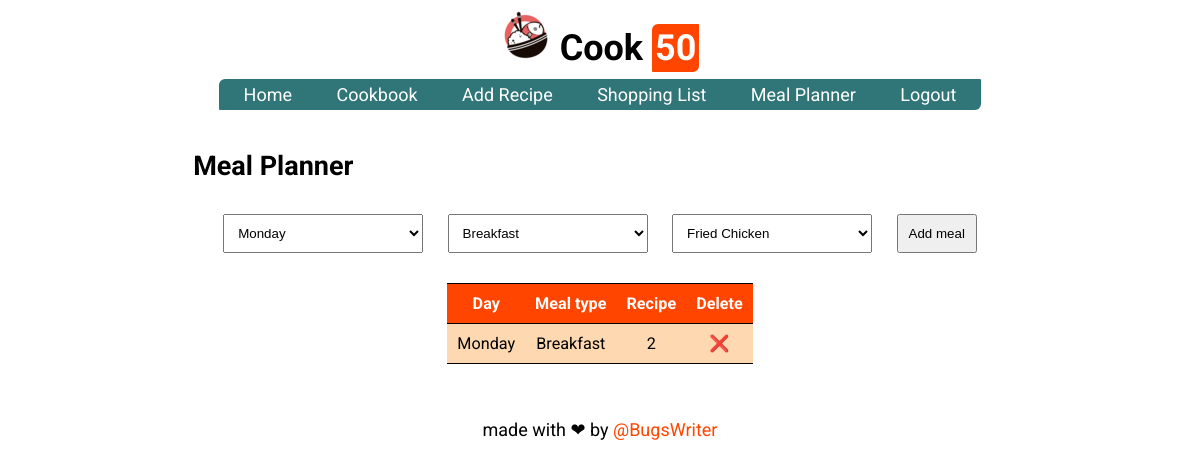
The page /meal_planner (signed in) on the database its author committed.
### tables this page shows
CREATE TABLE meal_planner(
    day TEXT NOT NULL,
    meal_type TEXT NOT NULL,
    recipe_id INT NOT NULL,
    user_id INT NOT NULL,
    FOREIGN KEY(recipe_id) REFERENCES recipe(rowid)
    FOREIGN KEY(user_id) REFERENCES user(rowid)
);

### cookpkg/routes.py (the view)
@app.route("/meal_planner", methods=["GET", "POST"])
def meal_planner():
    if not request.cookies.get("user_id"):
        return redirect(url_for("login"))
    uid = request.cookies.get("user_id")
    if request.method == "POST":
        day = request.form["d"]
        meal_type = request.form["mt"]
        recipe = request.form["rid"]
        crud_add_meal(day, meal_type, recipe, uid)
    mp = crud_get_meal(uid)
    recipes = crud_get_recipes(uid)
    return render_template("meal_planner.html", recipes=recipes, mp=mp)

### cookpkg/crud.py (called while the page is built)
def crud_get_recipes(uid):
    conn = sqlite3.connect(DB_NAME)
    c = conn.cursor()
    data = []
    sql = "SELECT rowid, * FROM recipe WHERE user_id='{}'".format(uid)
    for row in c.execute(sql):
        data.append(list(row))
    conn.close()
    return data

def crud_get_meal(uid):
    conn = sqlite3.connect(DB_NAME)
    c = conn.cursor()
    try:
        sql = "SELECT rowid, * FROM meal_planner WHERE user_id={}".format(uid)
        data = []
        for row in c.execute(sql):
            data.append(list(row))
    except sqlite3.Error as e:
        print("An error occured: ", e.args[0])
    return data

### cookpkg/templates/meal_planner.html (shortened to what this page needs)
{% extends "layout.html" %}
{% block content %}
<h2>Meal Planner</h2>
<form method="POST" class="form slform">
  <select name="d">
    <option>Monday</option>
  </select>
  <select name="mt">
    <option value="Breakfast">Breakfast</option>
  </select>
  <select name="rid">
    {% for recipe in recipes %}
    <option value="{{ recipe[0] }}">{{ recipe[1] }}</option>
    {% endfor %}
  </select>
  <input type="submit" value="Add meal">
</form>
<div class="result-box">
  <table>
    <tr>
      <th>Day</th>
      <th>Meal type</th>
      <th>Recipe</th>
      <th>Delete</th>
    </tr>
    {% for meal in mp %}
    <tr>
      <td>{{ meal[1] }}</td>
      <td>{{ meal[2] }}</td>
      <td>{{ meal[3] }}</td>
      <td><a href="/delete_meal?id={{ meal[0] }}">❌</a></td>
    </tr>
    {% endfor %}
  </table>
</div>
{% endblock content %}

### cookpkg/static/css/style.css (style rules this page uses)
:root { --color01: #FFA500; --color02: #FF8C00; --color03: #FF7F50; --color04: #FF6347; --color05: #FF4500; --color06: #FED8B1; --fontsize: 18px; --font: "Roboto" }
body { width: fit-content; margin: auto; font-family: var(--font), sans-serif; font-size: var(--fontsize); }
body a { color: var(--color05); text-decoration: none; }
.result-box { width: fit-content; margin: auto; font-size: 90%; }
.result-box table { border-collapse: collapse; }
.result-box td, th { text-align: center; padding: 10px; }
.result-box th { color: white; background-color: var(--color05); border-top: 1px solid black; }
.result-box tr:nth-child(even) { background-color: var(--color02); border-bottom: 1px solid black; border-top: 1px solid black; }
.result-box tr:nth-child(even) { background-color: var(--color06); }
.form , .slform { margin: 20px; }
.form input, .form select { padding: 10px; margin: 10px; }
.form select { width: 200px; }
.form input { width: 400px; }
.form input[type=submit] { width: 425px; }
.slform input { width: 300px; padding: 10px; }
.slform input[type=submit] { width: fit-content; }

### rows shown on the page
meal_planner: day "Monday", meal_type "Breakfast", recipe "2"

### other values the page prints
form field rid "Fried Chicken"
